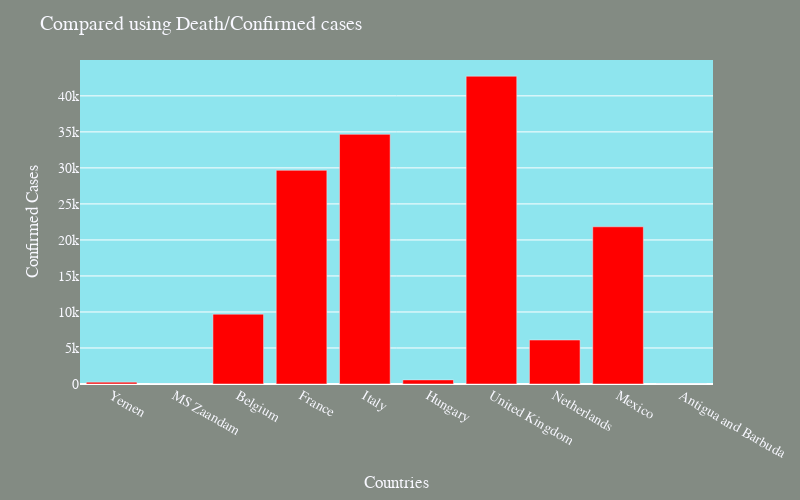

The notebook cell saved with this chart:
### Markdown cell above
***
# <font color='red'>Top 10 worst affected Countries- Death/Confirmed ratio</font>
***

### Code cell
country_df['d/c']=country_df['deaths']/country_df['confirmed']
d= country_df.sort_values('d/c', ascending=False)
#sorted_death_df = country_df.sort_values(country_df['d/c'], ascending=False)
fig2=px.bar(
    d.head(10),
    x = "country",
    y = "deaths",
    #title= "Top 10 worst affected countries- Death cases", # the axis names
    color_discrete_sequence=["red"], 
    height=500,
    width=800
)
fig2.update_layout(
        {'plot_bgcolor':'#8EE5EE',
        'paper_bgcolor':'#838B83',
        },
        title=" Compared using Death/Confirmed cases",
        xaxis_title="Countries",
        yaxis_title="Confirmed Cases",
        font=dict(
            family="TimesNewRoman",
            size=14,
            color='#F8F8FF'
        ),           
        width = 800
    )
fig2.show()

### Figure 1 — Plotly figure (JSON) as saved in the notebook; plotly's stock layout.template omitted (floating-point values rounded to 4 significant figures)
{"data": [{"alignmentgroup": "True", "hovertemplate": "country=%{x}<br>deaths=%{y}<extra></extra>", "legendgroup": "", "marker": {"color": "red"}, "name": "", "offsetgroup": "", "orientation": "v", "showlegend": false, "textposition": "auto", "type": "bar", "x": ["Yemen", "MS Zaandam", "Belgium", "France", "Italy", "Hungary", "United Kingdom", "Netherlands", "Mexico", "Antigua and Barbuda"], "xaxis": "x", "y": [257, 2, 9696, 29666, 34657, 572, 42731, 6109, 21825, 3], "yaxis": "y"}], "layout": {"barmode": "relative", "font": {"color": "#F8F8FF", "family": "TimesNewRoman", "size": 14}, "height": 500, "legend": {"tracegroupgap": 0}, "margin": {"t": 60}, "paper_bgcolor": "#838B83", "plot_bgcolor": "#8EE5EE", "title": {"text": " Compared using Death/Confirmed cases"}, "width": 800, "xaxis": {"anchor": "y", "domain": [0, 1], "title": {"text": "Countries"}}, "yaxis": {"anchor": "x", "domain": [0, 1], "title": {"text": "Confirmed Cases"}}}}
